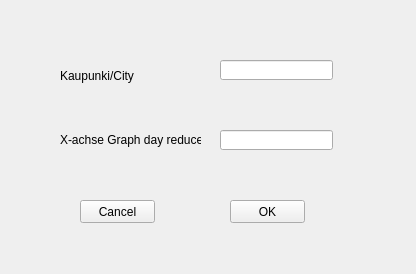
<?xml version="1.0" encoding="UTF-8"?>
<ui version="4.0">
 <class>Form</class>
 <widget class="QWidget" name="Form">
  <property name="geometry">
   <rect>
    <x>0</x>
    <y>0</y>
    <width>416</width>
    <height>274</height>
   </rect>
  </property>
  <property name="windowTitle">
   <string>Form</string>
  </property>
  <widget class="QLineEdit" name="lineEdit">
   <property name="geometry">
    <rect>
     <x>220</x>
     <y>60</y>
     <width>113</width>
     <height>20</height>
    </rect>
   </property>
  </widget>
  <widget class="QLineEdit" name="lineEdit_2">
   <property name="geometry">
    <rect>
     <x>220</x>
     <y>130</y>
     <width>113</width>
     <height>20</height>
    </rect>
   </property>
  </widget>
  <widget class="QLabel" name="label">
   <property name="geometry">
    <rect>
     <x>60</x>
     <y>60</y>
     <width>101</width>
     <height>31</height>
    </rect>
   </property>
   <property name="text">
    <string>Kaupunki/City</string>
   </property>
  </widget>
  <widget class="QLabel" name="label_2">
   <property name="geometry">
    <rect>
     <x>60</x>
     <y>130</y>
     <width>141</width>
     <height>20</height>
    </rect>
   </property>
   <property name="text">
    <string>X-achse Graph day reducer</string>
   </property>
  </widget>
  <widget class="QPushButton" name="pushButton">
   <property name="geometry">
    <rect>
     <x>230</x>
     <y>200</y>
     <width>75</width>
     <height>23</height>
    </rect>
   </property>
   <property name="text">
    <string>OK</string>
   </property>
  </widget>
  <widget class="QPushButton" name="pushButton_2">
   <property name="geometry">
    <rect>
     <x>80</x>
     <y>200</y>
     <width>75</width>
     <height>23</height>
    </rect>
   </property>
   <property name="text">
    <string>Cancel</string>
   </property>
  </widget>
 </widget>
 <resources/>
 <connections/>
</ui>
